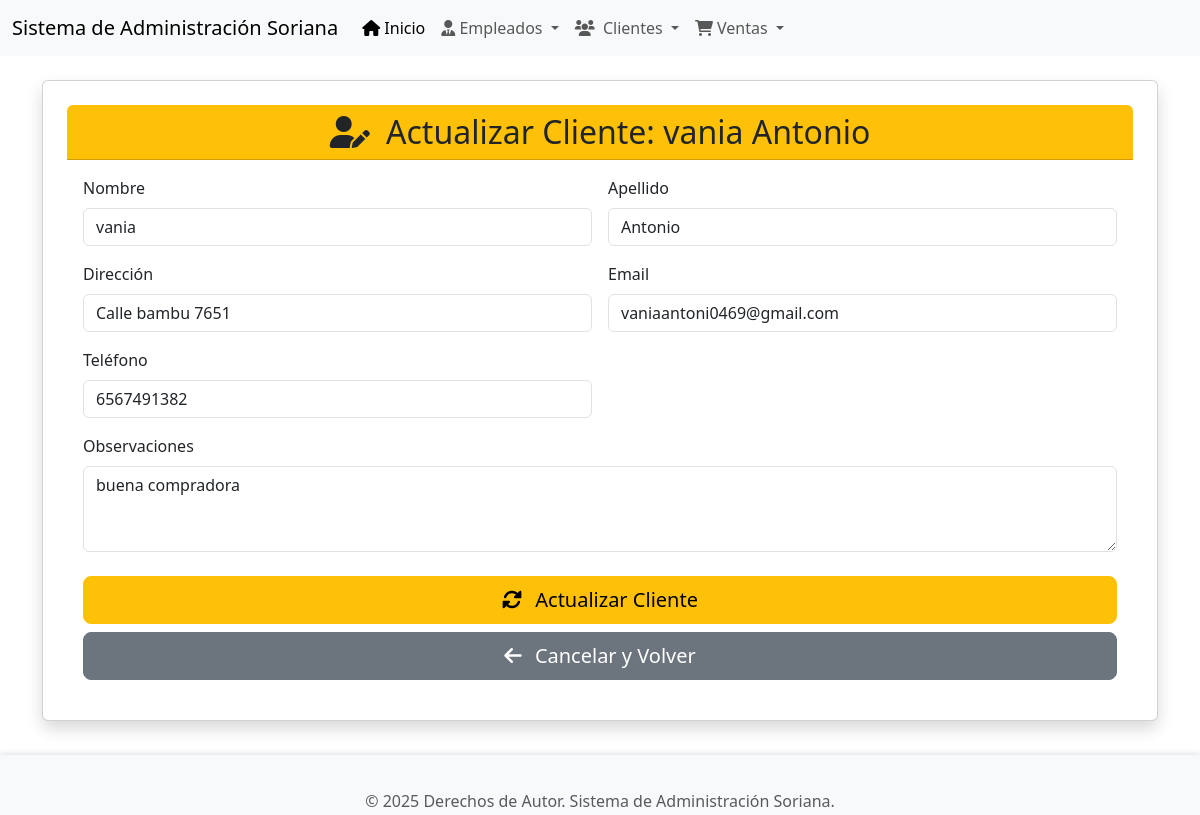
The page /clientes/actualizar/1/ on the database its author committed.
### app_Soriana/models.py (models this page shows, shortened)
class Cliente(models.Model):
    nombre = models.CharField(max_length=100)
    apellido = models.CharField(max_length=100)
    fecha_registro = models.DateField(auto_now_add=True)
    direccion = models.CharField(max_length=200, blank=True, null=True)
    email = models.EmailField(unique=True)
    telefono = models.CharField(max_length=15, blank=True, null=True)
    observaciones = models.TextField(blank=True, null=True)

### app_Soriana/views.py (the view)
# urls.py: path('clientes/actualizar/<int:pk>/', views.actualizar_Cliente, name='actualizar_cliente'),
def actualizar_Cliente(request, pk):
    cliente = get_object_or_404(Cliente, pk=pk)
    return render(request, 'Clientes/actualizar_cliente.html', {'cliente': cliente})

### app_Soriana/templates/Clientes/actualizar_cliente.html (shortened to what this page needs)
{% extends 'base.html' %}
{% block content %}
<div class="card shadow p-4 mb-4 bg-white rounded">
    <div class="card-header bg-warning text-dark text-center rounded-top">
        <h2 class="mb-0"><i class="fas fa-user-edit me-2"></i> Actualizar Cliente: {{ cliente.nombre }} {{ cliente.apellido }}</h2>
    </div>
    <div class="card-body">
        <form method="post" action="{% url 'realizar_actualizacion_cliente' cliente.pk %}">
            <div class="row g-3">
                <div class="col-md-6">
                    <label for="nombre" class="form-label">Nombre</label>
                    <input type="text" class="form-control" id="nombre" name="nombre" value="{{ cliente.nombre }}" required>
                </div>
                <div class="col-md-6">
                    <label for="apellido" class="form-label">Apellido</label>
                    <input type="text" class="form-control" id="apellido" name="apellido" value="{{ cliente.apellido }}" required>
                </div>
                <div class="col-md-6">
                    <label for="direccion" class="form-label">Dirección</label>
                    <input type="text" class="form-control" id="direccion" name="direccion" value="{{ cliente.direccion|default_if_none:'' }}">
                </div>
                <div class="col-md-6">
                    <label for="email" class="form-label">Email</label>
                    <input type="email" class="form-control" id="email" name="email" value="{{ cliente.email }}" required>
                </div>
                <div class="col-md-6">
                    <label for="telefono" class="form-label">Teléfono</label>
                    <input type="text" class="form-control" id="telefono" name="telefono" value="{{ cliente.telefono|default_if_none:'' }}">
                </div>
                <div class="col-md-12">
                    <label for="observaciones" class="form-label">Observaciones</label>
                    <textarea class="form-control" id="observaciones" name="observaciones" rows="3">{{ cliente.observaciones|default_if_none:'' }}</textarea>
                </div>
            </div>
            <div class="d-grid gap-2 mt-4">
                <button type="submit" class="btn btn-warning btn-lg"><i class="fas fa-sync-alt me-2"></i> Actualizar Cliente</button>
                <a href="{% url 'ver_clientes' %}" class="btn btn-secondary btn-lg"><i class="fas fa-arrow-left me-2"></i> Cancelar y Volver</a>
            </div>
        </form>
    </div>
</div>
{% endblock %}

### app_Soriana/templates/base.html (style rules this page uses)
body { display: flex; flex-direction: column; min-height: 100vh; }

### rows shown on the page
Cliente: nombre "vania", apellido "Antonio", direccion "Calle bambu 7651", email "vaniaantoni0469@gmail.com", telefono "6567491382", observaciones "buena compradora"
